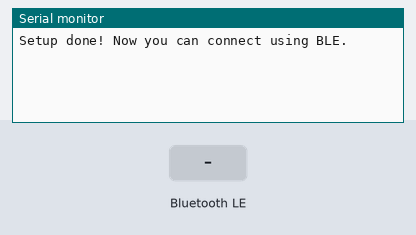
A sketch run on a simulated ESP32. On the bench: the last lines printed to the serial monitor. The test bench sets the inputs (shaded band). No radio packets arrive unless stated; nothing arrives over Bluetooth unless stated; a phone connects over Bluetooth LE 3 s after start.

Above: at 1.2 s.
1.3 s: Bluetooth LE write "1" received
At 2.3 s:
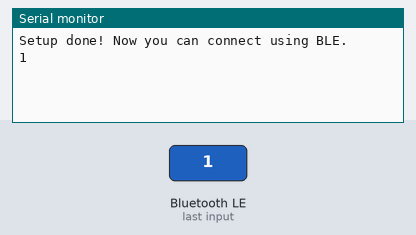
2.8 s: Bluetooth LE write "0" received
At 3.4 s:
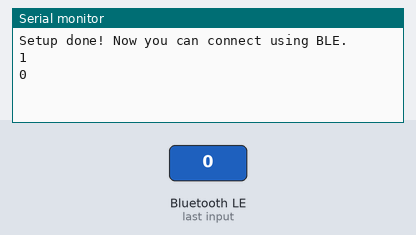
4.3 s: Bluetooth LE write "2" received
At 5.8 s:
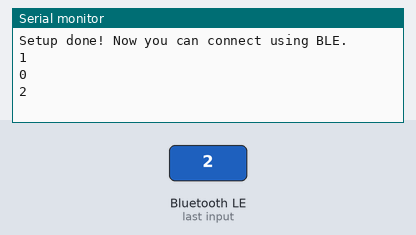

The sketch:

esp32_transmitor.ino
```cpp
#include <BLEDevice.h>
#include <BLEUtils.h>
#include <BLEServer.h>
#include <SPI.h>
#include <nRF24L01.h>
#include <RF24.h>
// Setup RF24
RF24 radio(4, 5);
const byte address[6] = "00001";

#define DEVICE_NAME         "RCCar v0.4"
#define SERVICE_UUID        "f645c32d-d949-4241-991e-b422029c4418"
#define CHARACTERISTIC_UUID "dce9aefb-a236-4edb-88e2-a4ecee57b469"


class MyCallbacks: public BLECharacteristicCallbacks {
    void onWrite(BLECharacteristic *pCharacteristic) {
      std::string value = pCharacteristic->getValue();

      if (value.length() > 0) {
          char d[50] = {0};
        for (int i = 0; i < value.length(); i++) {
          d[i] = value[i];
        }
        radio.write(&d, sizeof(d));
        Serial.println(d);
      }
    }
};

void setup() {
  Serial.begin(115200);

  // Setup BLE Reading
  BLEDevice::init(DEVICE_NAME);
  BLEServer *pServer = BLEDevice::createServer();

  BLEService *pService = pServer->createService(SERVICE_UUID);

  BLECharacteristic *pCharacteristic = pService->createCharacteristic(
                                         CHARACTERISTIC_UUID,
                                         BLECharacteristic::PROPERTY_READ |
                                         BLECharacteristic::PROPERTY_WRITE
                                       );

  pCharacteristic->setCallbacks(new MyCallbacks());

  pCharacteristic->setValue("I'm ESP32 Transmitor");
  pService->start();

  BLEAdvertising *pAdvertising = pServer->getAdvertising();
  pAdvertising->start();

  // Setup RF24
  radio.setPALevel(RF24_PA_MAX);
  radio.begin();
  radio.openWritingPipe(address);
  radio.stopListening();

  Serial.println("Setup done! Now you can connect using BLE.");
}

void loop() {
  delay(2000);
}
```

Measured:
- after the input at 1.3 s, the serial monitor: prints a new line after 0.05 s (image 1)
- after the input at 2.8 s, the serial monitor: prints a new line after 0.05 s (image 2)
- after the input at 4.3 s, the serial monitor: prints a new line after 0.05 s (image 3)
